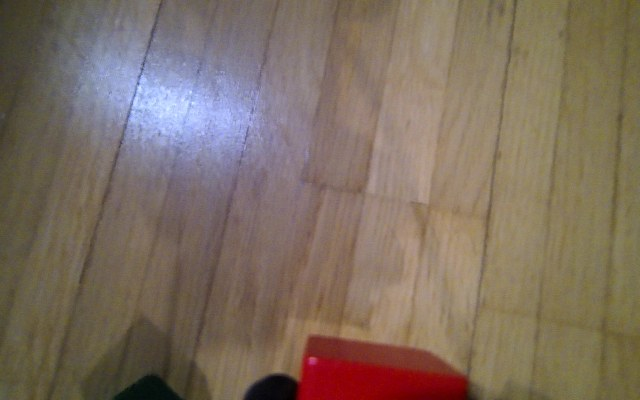
#> input picture evidence/phase14/pick1.jpg, 640 x 400 px
$ python -i needle_touch.py   (imports and definitions only)
#> lines starting #> are read from the running program, lines starting #| are printed output that depends on the picture; after the words box and inside, x2 and y2 are one past the last pixel; in counts of white or black regions, pixels touching at a corner belong together
#> further down, picture is the input picture: shape (400, 640, 3); mean B, G, R 96.6, 110.4, 125.9
"""Needle-touch proof of concept (plan/20): the arm holds a needle, the UGREEN on the PC watches
the paper, and the tip is steered onto drawn dots in image space, then lowered until it touches.

PC side. Servos go through tools/servo_shell.py on the robot (one short SSH session per call).
"""
from __future__ import annotations

import base64
import json
import math
import subprocess
import threading
import sys
import time
from pathlib import Path

import cv2
import numpy as np

sys.path.insert(0, str(Path(__file__).resolve().parents[1] / "hwr_core"))
from hwr_core.arm.kinematics import ArmKinematics, joints_to_pulses  # noqa: E402

ROBOT = "ubuntu@192.168.0.223"
SHELL = "source ~/hwr/deploy/env.zsh; python3 ~/hwr/tools/servo_shell.py"


_session: subprocess.Popen | None = None


# [26 lines left out: functions _reply, servo, not called in this run]


def read() -> dict:
    return {int(k): v for k, v in servo({"read": True})[0]["pulses"].items()}


PAN_PRELOAD = 12  # pulses past the pan target before the final approach from below


class Arm:
    def __init__(self, needle: float):
        self.kin = ArmKinematics(tool=0.05577 + 0.08 + needle)  # needle = tip past the tool point

    # [31 lines left out: functions pitch_for, pulses, move, not called in this run]


class Camera:
    # [61 lines left out: functions __init__, _drain, frame, dots, not called in this run]


PAPER = (slice(120, 800), slice(300, 1500))  # v, u window: the sheet below the robot, above the holes


# [4 lines left out: function arm_snap, not called in this run]


def arm_needle(image: np.ndarray) -> tuple[tuple[float, float], np.ndarray] | None:
    """(tip pixel, needle mask) in the arm camera: the dark blob rising from the bottom edge
    (fingers + needle); the tip is its topmost pixel."""
    gray = cv2.cvtColor(image, cv2.COLOR_BGR2GRAY)
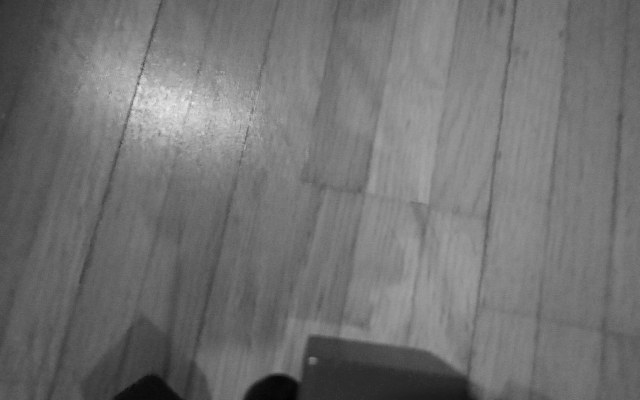
#> gray: shape (400, 640); min 1, max 233, mean 113.5
    count, labels, stats, _ = cv2.connectedComponentsWithStats((gray < 70).astype(np.uint8))
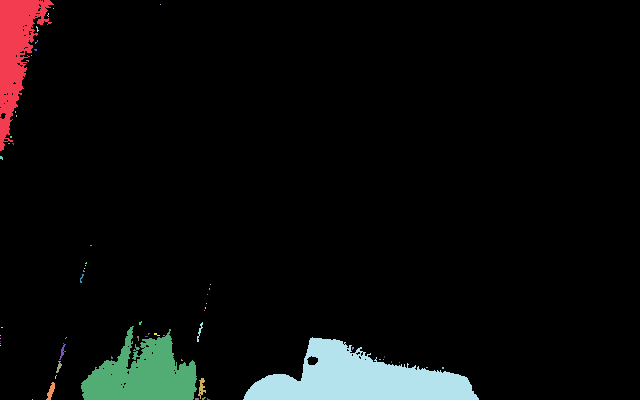
#> labels: shape (400, 640) int32; 62 distinct labels, from 0 to 61; one colour per label, 0 black
#> count = 62; stats = 62 rows, first 6: [0, 0, 640, 400, 238813], [0, 0, 54, 151, 3573], [160, 4, 1, 1, 1], [53, 8, 1, 1, 1], [47, 13, 2, 4, 4], [36, 26, 3, 6, 8]
    bottom = [i for i in range(1, count)
              if stats[i, cv2.CC_STAT_TOP] + stats[i, cv2.CC_STAT_HEIGHT] >= gray.shape[0] - 2]
#> bottom = [31, 38, 56, 57, 58, 59, 60, 61]
    if not bottom:
        return None
    needle = max(bottom, key=lambda i: stats[i, cv2.CC_STAT_AREA])
#> needle = 38
    vs, us = np.nonzero(labels == needle)
#> vs = 8062 values from 337 to 399; us = 8062 values, max 478 at index 7825, min 243 at index 7826, mean 358.5
    top = int(np.argmin(vs))
#> top = 0
    mask = cv2.dilate((labels == needle).astype(np.uint8), np.ones((9, 9), np.uint8))
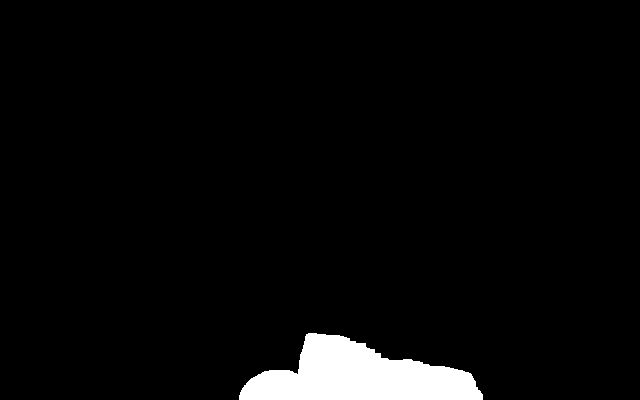
#> mask: shape (400, 640); values 0 (black) and 1 (white), 3.8% white; 1 white region, box (x1, y1, x2, y2) and area: (239, 333, 483, 400) 9850
    mask[:max(vs[top] - 2, 0)] = 0  # keep the paper beyond the tip visible: the dot ends up there
#> mask: shape (400, 640); values 0 (black) and 1 (white), 3.8% white; 1 white region, box (x1, y1, x2, y2) and area: (239, 335, 483, 400) 9821
    return (float(us[top]), float(vs[top])), mask


# [10 lines left out: function arm_read, not called in this run]


class ArmContact:
    """Contact detector for one descent, from the eye-in-hand camera alone.

    Camera and needle are rigid, so the needle's pixel footprint is the same at every arm pose
    (plan/20, runs 17-18). Contact is the one thing that changes it: the needle bends or is pushed
    into the gripper and the paper appears at the lens. Both move the tip pixel away from its
    baseline or grow the mask.

    The baseline is the median tip of the first `warmup` frames of *this* descent, which absorbs the
    fixed offset between the hover view and the descent view. Then fire on:
      - dev >= CONTACT_DEV_PX held for CONTACT_CONFIRM consecutive steps (a sustained bend), or
      - a single step-to-step tip jump >= FRAME_JUMP_PX (sudden: paper at the lens, needle slipped), or
      - the needle blob missing for CONTACT_CONFIRM consecutive steps.
    update() reports every frame's dev so the chosen trigger can be checked against the frames.
    """

    def __init__(self, warmup: int = 3):
        self.warmup, self.samples, self.base = warmup, [], None
        self.prev, self.held, self.lost = None, 0, 0

    # [72 lines left out: functions update, arm_dots, arm_dot, tip, not called in this run]


PAN_ASIDE = 250  # reference frame: arm swung ~60 deg right at low height (the folded pose points
# the needle up into the camera)
# Needle 6 cm past the fingertips ~ 0.065 past the tool point (live: model 0.085 ended ~2 cm above
# the paper at model z 0.009). The model needle is kept ~2 cm shorter, so the paper sits near
# model z +0.02 and poses stay above the z >= 0 guard in ik().
NEEDLE_MODEL = 0.045
START_Z, FLOOR_Z, STEP = 0.06, 0.010, 0.0015  # model heights; FLOOR ~1 cm past the estimated paper
PROBE = 0.008  # arm-camera Jacobian probe step (+-)
GAIN = 0.6  # damped correction; full gain oscillated (live 2026-10-24)
ONE_DOT = True  # user: one more try
AIM_BEYOND = 5  # px past the tip along the needle in the arm image (~1.5 mm at the dot)
# Arm-camera contact rule (plan/20 next step 1). The eye-in-hand camera is rigid to the needle, so
# the tip pixel is pose-invariant: runs 17-18 measured (340-341, 225-226) across 22 hover, probe and
# aim frames at different arm poses (+-1 px). A load on the needle breaks that: run 18's bottom frame
# read tip (342.0, 187.0), mask area 23.6k px, span_v 214. dev is measured against the start of
# *this* descent, not against hover, so paper creeping toward the lens as the descent proceeds does not
# fire the rule by itself.
CONTACT_DEV_PX, CONTACT_CONFIRM = 6.0, 2  # px off the descent baseline, held for 2 consecutive steps
FRAME_JUMP_PX = 15.0  # one step-to-step jump: the paper has arrived at the lens, or the needle slipped
DESCEND_SHOT_EVERY = 4  # bound the descent frames; a firing frame is always written


# [200 lines left out: function run, not called in this run]


# [2 lines not run here, left out]

>>> import cv2
>>> picture = cv2.imread('../evidence/phase14/pick1.jpg')
>>> result = arm_needle(picture)

$ run again, on evidence/phase14/b2_3_before.jpg
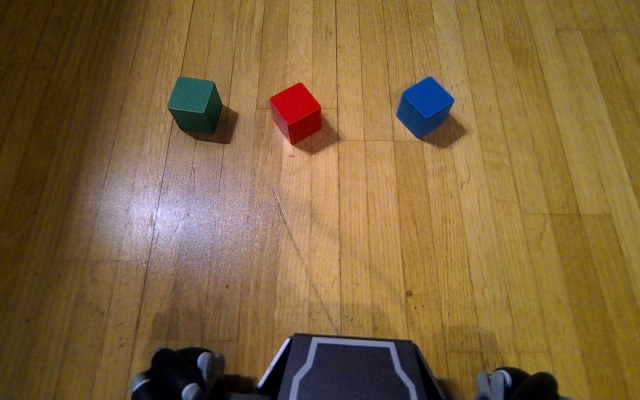
#> input picture evidence/phase14/b2_3_before.jpg, 640 x 400 px
#> picture is the input picture: shape (400, 640, 3); mean B, G, R 61.8, 101.3, 127.4
#> in arm_needle, `count, labels, stats, _ = cv2.connectedComponentsWithStats((gray < 70)..`:
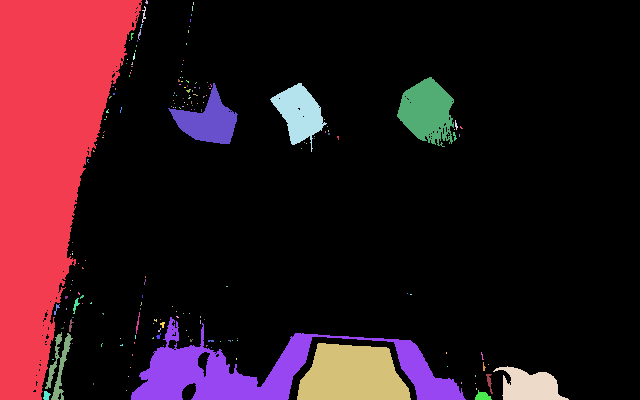
#> labels: shape (400, 640) int32; 192 distinct labels, from 0 to 191; one colour per label, 0 black
#> count = 192; stats = 192 rows, first 6: [33, 0, 607, 400, 199008], [0, 0, 142, 400, 33421], [145, 0, 3, 4, 8], [193, 2, 1, 3, 3], [142, 6, 4, 17, 29], [192, 6, 1, 5, 5]
#> bottom = [1, 137, 151, 167, 181, 189, 191]
#> needle = 1
#> top = 0
#> in arm_needle, `mask = cv2.dilate((labels == needle).astype(np.uint8), np.ones((9, 9),..`:
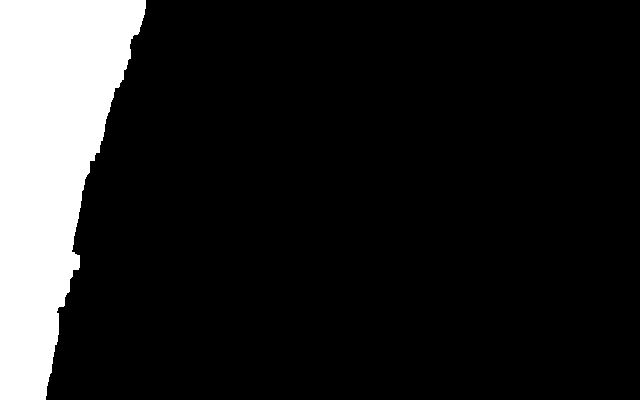
#> mask: shape (400, 640); values 0 (black) and 1 (white), 14% white; 1 white region, box (x1, y1, x2, y2) and area: (0, 0, 146, 400) 35819
